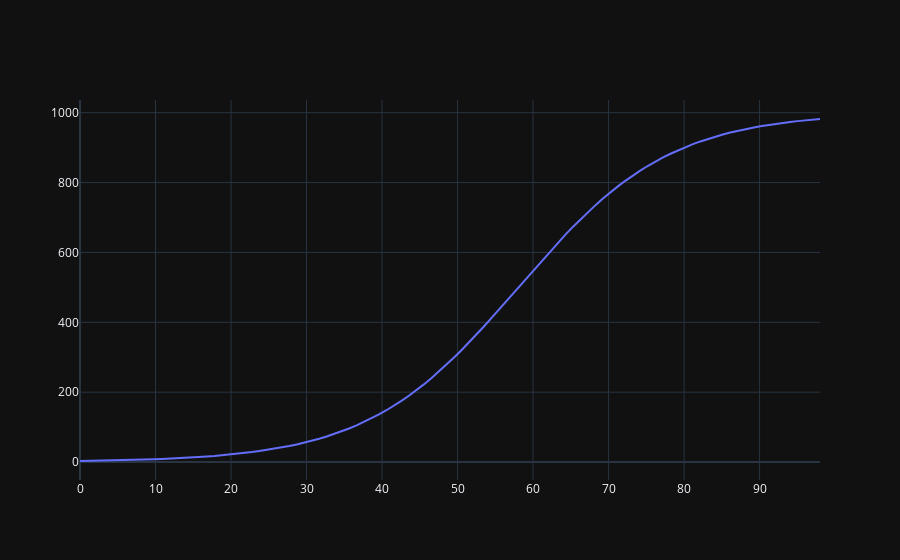

Write notebook code for a chart like this one.
### Code cell
# Visualizando Graficamente

fig = go.Figure(
    data =[ go.Scatter(
        x = sol.t,
        y = sol.y[0],
        mode="lines"
    )]
)

fig.update_layout(height=500, template="plotly_dark")
fig.show()
